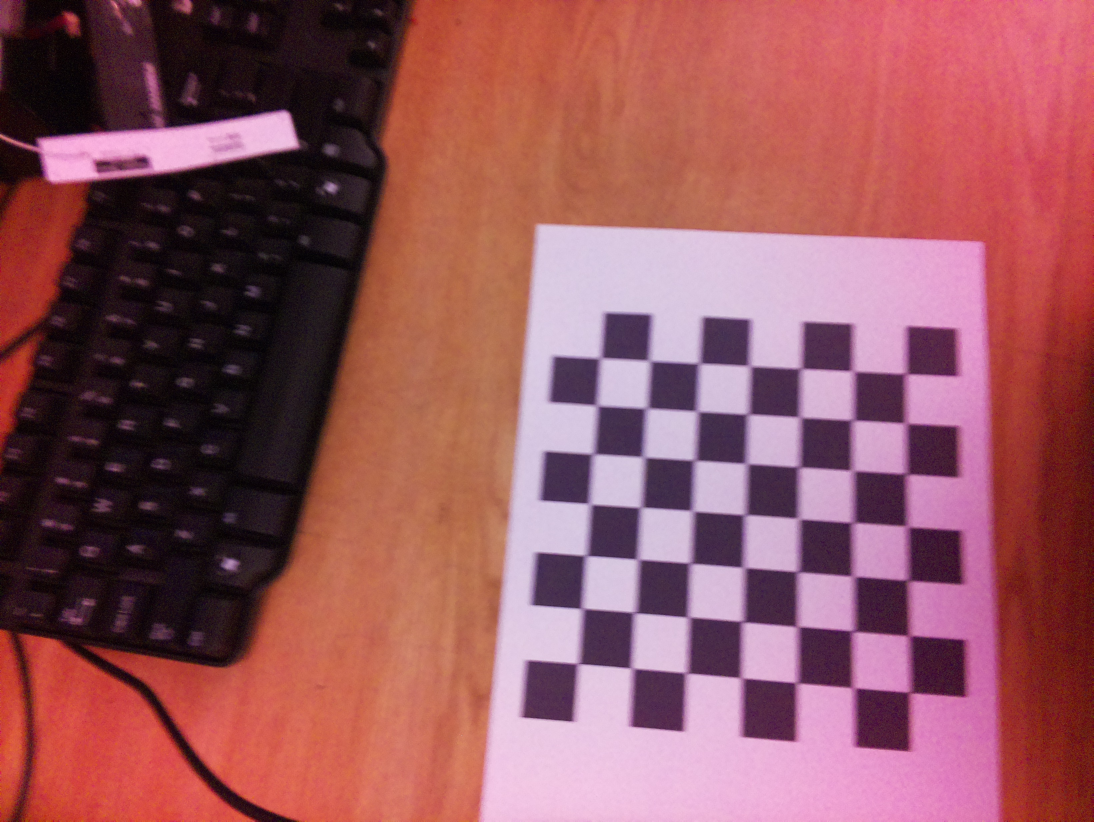
#> input picture data/calibration_images/image.png, 3280 x 2464 px (shown at 1/3 size); its folder holds 5 pictures in this run
$ python cam_calibrate.py
#> lines starting #> are read from the running program, lines starting #| are printed output that depends on the picture
import os
import numpy as np
import cv2 as cv
import glob

# termination criteria
criteria = (cv.TERM_CRITERIA_EPS + cv.TERM_CRITERIA_MAX_ITER, 30, 0.001)

# prepare object points, like (0,0,0), (1,0,0), (2,0,0) ....,(6,5,0)
objp = np.zeros((6*7,3), np.float32)
objp[:,:2] = np.mgrid[0:7,0:6].T.reshape(-1,2)

# Arrays to store object points and image points from all the images.
objpoints = [] # 3d point in real world space
imgpoints = [] # 2d points in image plane.

images = glob.glob("data/calibration_images/*.png")
print(images)

for fname in images:
    img = cv.imread(fname)
#> img is the input picture: shape (2464, 3280, 3); mean B, G, R 93.8, 86.5, 148.8
    gray = cv.cvtColor(img, cv.COLOR_BGR2GRAY)
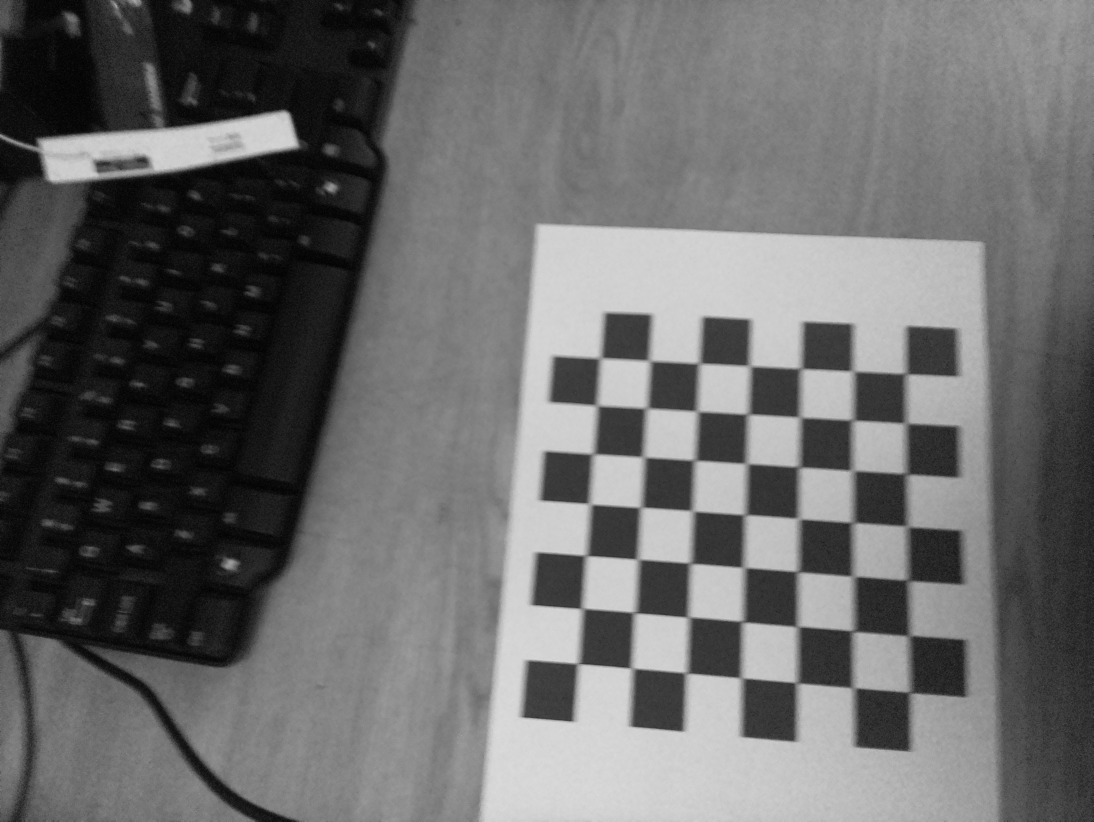
#> gray: shape (2464, 3280) (shown at 1/3 size); min 0, max 221, mean 105.9

    # Find the chess board corners
    ret, corners = cv.findChessboardCorners(gray, (7,6), None)
#> ret = False; corners = None

    # If found, add object points, image points (after refining them)
    if ret == True:
        objpoints.append(objp)

        corners2 = cv.cornerSubPix(gray,corners, (11,11), (-1,-1), criteria)
        imgpoints.append(corners2)

        # Draw and display the corners
        cv.drawChessboardCorners(img, (7,6), corners2, ret)
        cv.imshow('img', img)
        cv.waitKey(500)

        if cv.waitKey(1) == ord('q'):
            break
#> pass 2 of the loop `for fname in images:`:
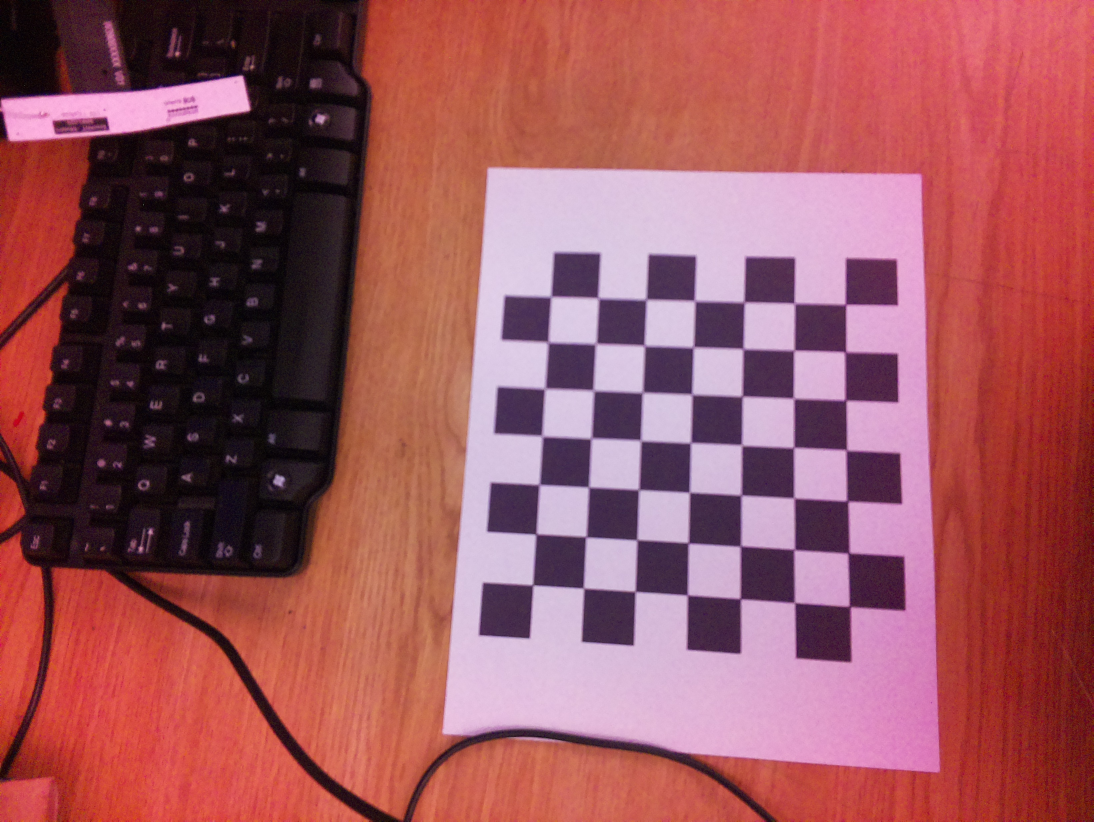
#> input picture data/calibration_images/image1.png, 3280 x 2464 px (shown at 1/3 size)
#> img is the input picture: shape (2464, 3280, 3); mean B, G, R 92.3, 85.3, 154.1
#> `gray = cv.cvtColor(img, cv.COLOR_BGR2GRAY)`:
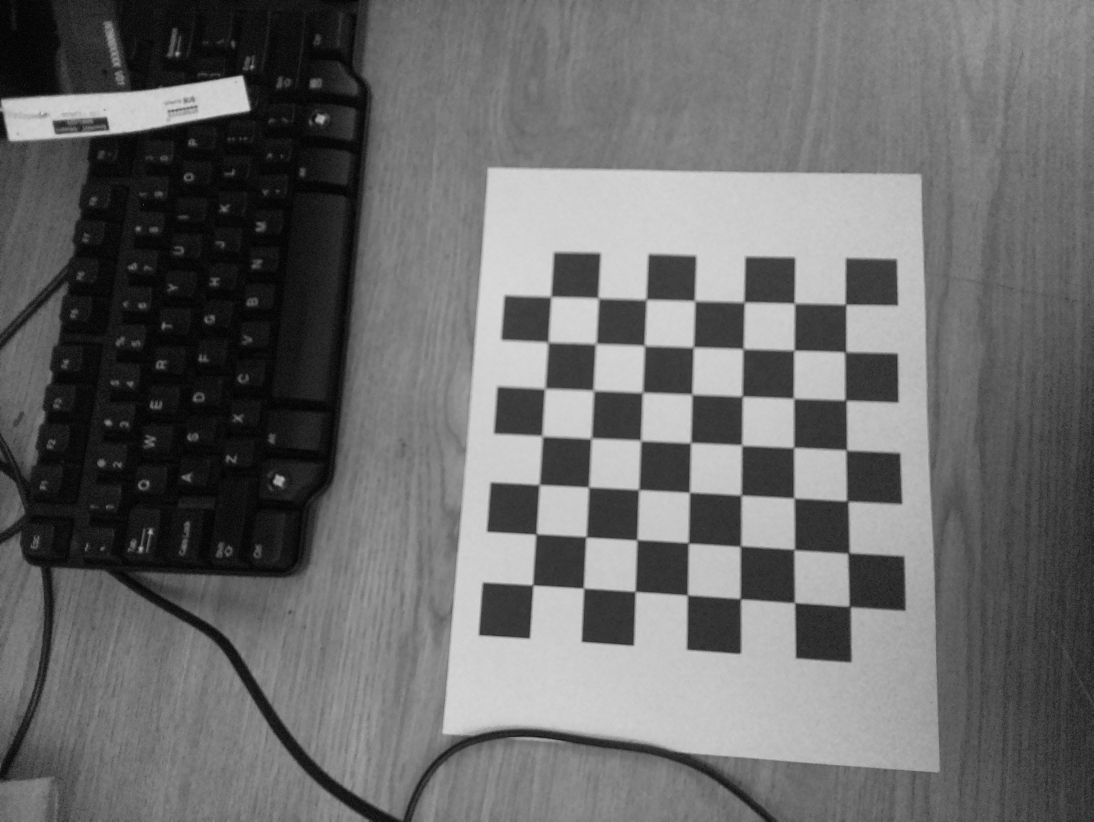
#> gray: shape (2464, 3280) (shown at 1/3 size); min 0, max 222, mean 106.6
#> pass 3 of the loop `for fname in images:`:
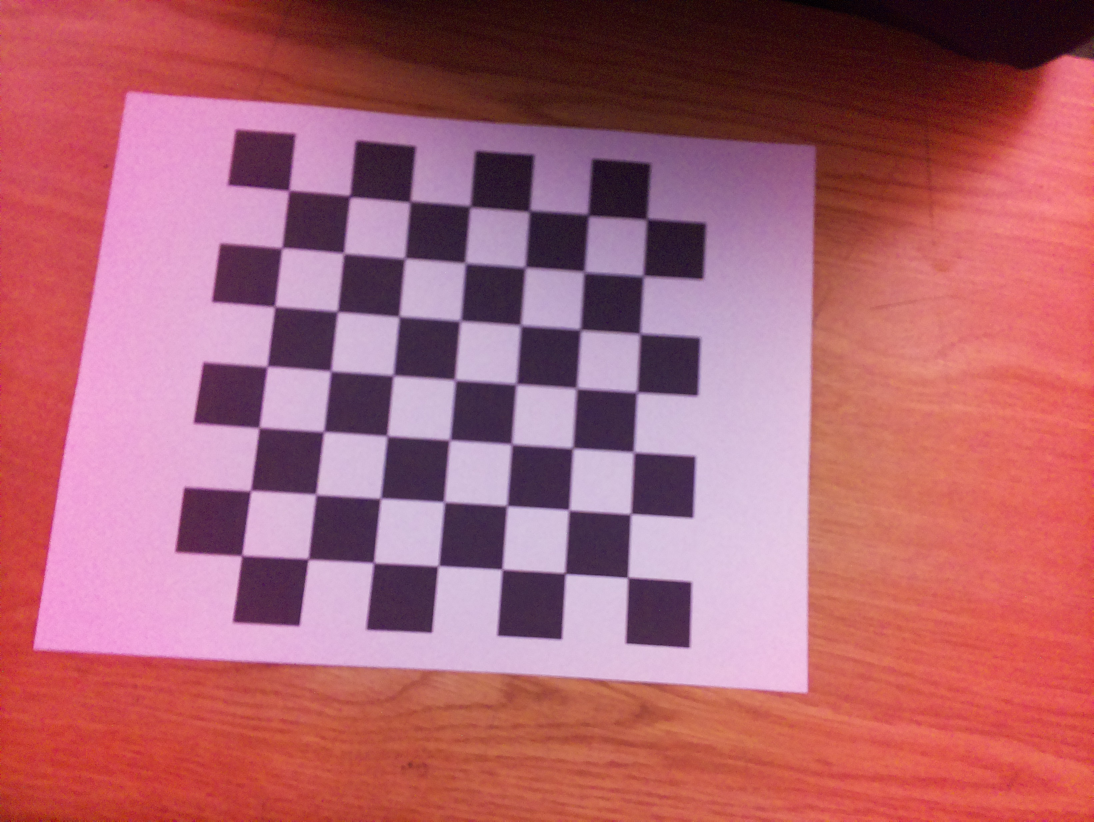
#> input picture data/calibration_images/image10.png, 3280 x 2464 px (shown at 1/3 size)
#> img is the input picture: shape (2464, 3280, 3); mean B, G, R 112.8, 100.2, 174
#> `gray = cv.cvtColor(img, cv.COLOR_BGR2GRAY)`:
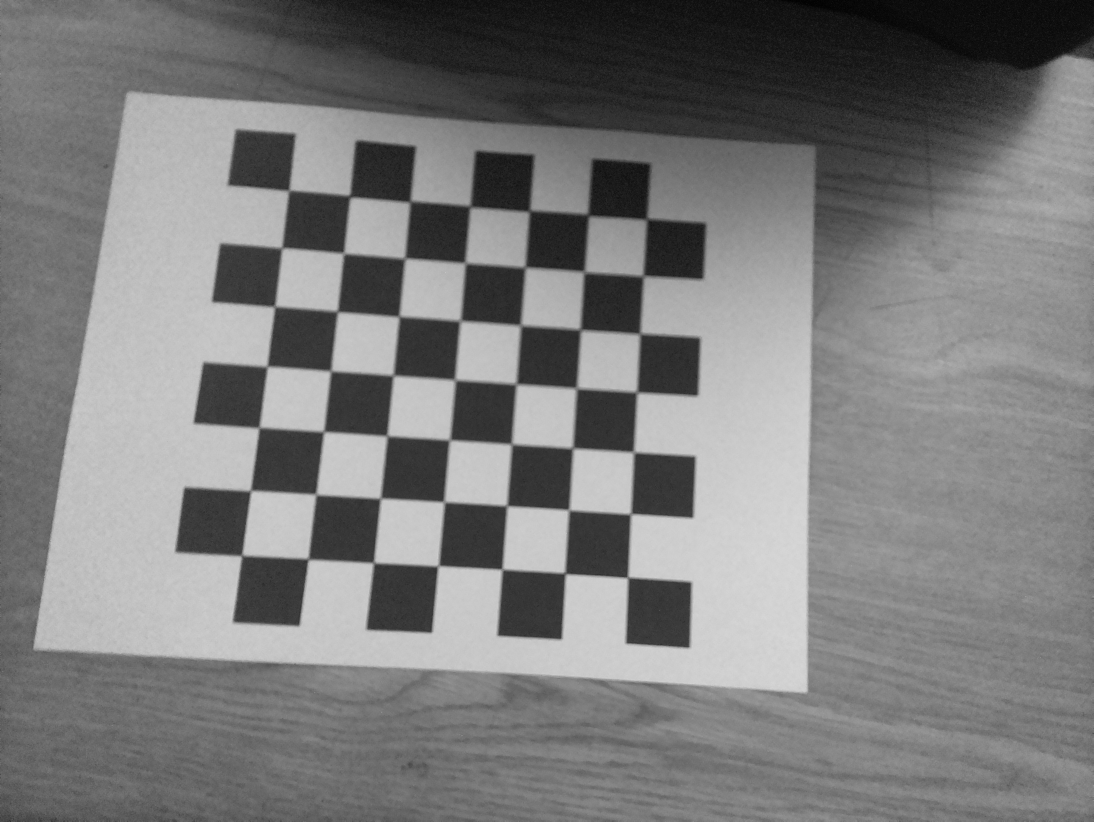
#> gray: shape (2464, 3280) (shown at 1/3 size); min 0, max 230, mean 123.7
#> `ret, corners = cv.findChessboardCorners(gray, (7,6), None)`: ret = True; corners = 42 rows, first 8: [1884, 1733], [1696.5, 1721], [1506.5, 1708.5], [1315.5, 1697.5], [1121.5, 1689.5], [925.5, 1678], [726.5, 1667.5], [1892.5, 1543]
#> corners2 = 42 rows, first 8: [1883.3, 1732.4], [1695.6, 1720.2], [1507.1, 1707.9], [1315.5, 1697.4], [1121.6, 1688.5], [925, 1678.2], [725.1, 1666.7], [1892.3, 1542.7]
#> (key q is pressed here)

cv.destroyAllWindows()

# Calibrate
ret, mtx, dist, rvecs, tvecs = cv.calibrateCamera(objpoints, imgpoints, gray.shape[::-1], None, None)
#> ret = 1.14; mtx = [[712.9, 0, 1698.8], [0, 716.8, 1493.2], [0, 0, 1]]; dist = [[0.0262, -0.00944, 0.00339, 0.00249, 0.00167]]; rvecs = ([0.0194, -0.0753, -3.08],); tvecs = ([0.976, 1.25, 3.8],)

img = cv.imread('data/calibration_images/left12.jpg')
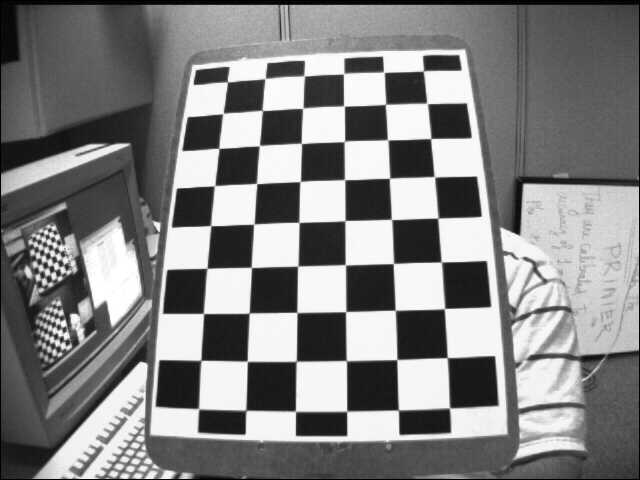
#> input picture data/calibration_images/left12.jpg, 640 x 480 px, found by its file name
#> img is the input picture: shape (480, 640, 3); min 0, max 255, mean 129.5
h,  w = img.shape[:2]
#> h = 480; w = 640
newcameramtx, roi = cv.getOptimalNewCameraMatrix(mtx, dist, (w,h), 1, (w,h))
#> newcameramtx = [[1029.4, 0, 2014.7], [0, 683.9, 1280.4], [0, 0, 1]]; roi = (0, 0, 0, 0)

# undistort
dst = cv.undistort(img, mtx, dist, None, newcameramtx)
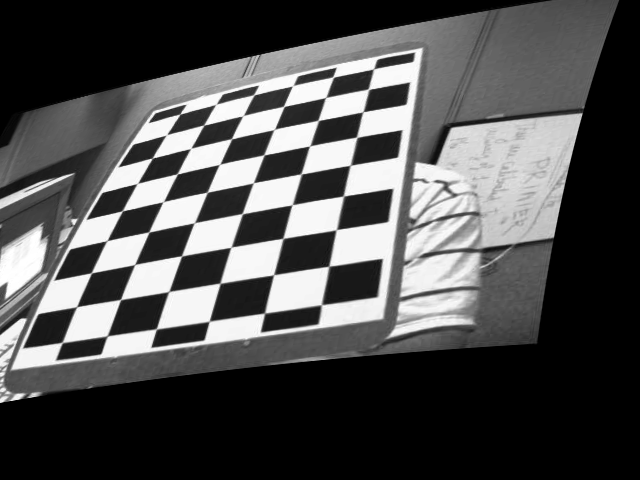
#> dst: shape (480, 640, 3); min 0, max 255, mean 79.7

# crop the image
x, y, w, h = roi
#> x = 0; y = 0; w = 0; h = 0
dst = dst[y:y+h, x:x+w]
#> dst = empty array
cv.imwrite('calibresult.png', dst)
